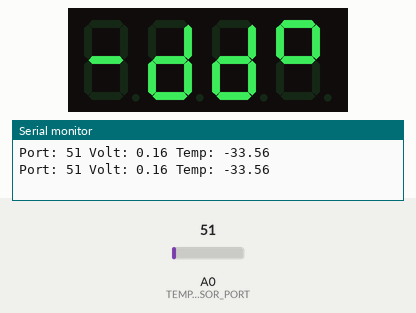
Recording of a sketch running on a simulated Arduino Uno, built with avr-gcc and run on an emulated ATmega328P. Parts: 4-digit seven-segment display, the last lines printed to the serial monitor. The test bench sets the inputs (shaded band); at power-on: A0 (TEMP_SENSOR_PORT) = 51.

Above: at 1.8 s.
1.9 s: A0 (TEMP_SENSOR_PORT) set to 61
At 3.2 s:
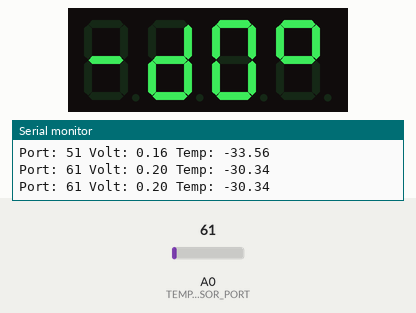
3.5 s: A0 (TEMP_SENSOR_PORT) set to 71
At 5.3 s:
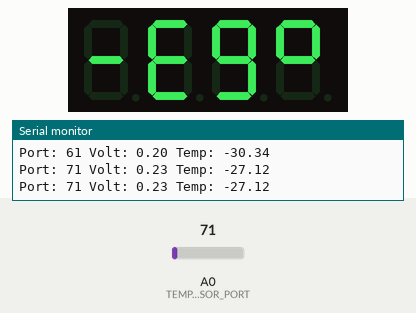
5.6 s: A0 (TEMP_SENSOR_PORT) set to 86
At 7.3 s:
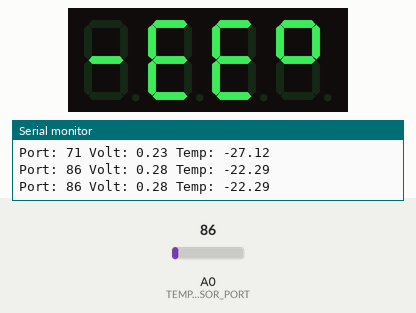
7.6 s: A0 (TEMP_SENSOR_PORT) set to 112
At 9.4 s:
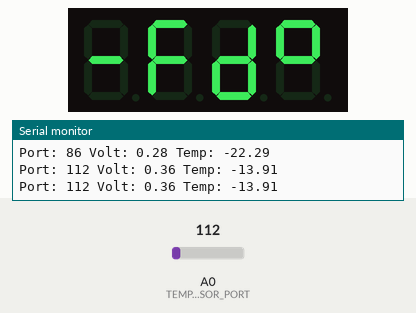
9.7 s: A0 (TEMP_SENSOR_PORT) set to 163
At 11.4 s:
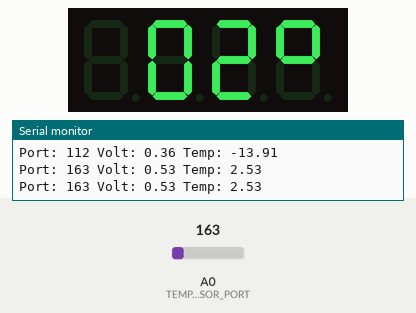
11.7 s: A0 (TEMP_SENSOR_PORT) set to 30
At 13.3 s:
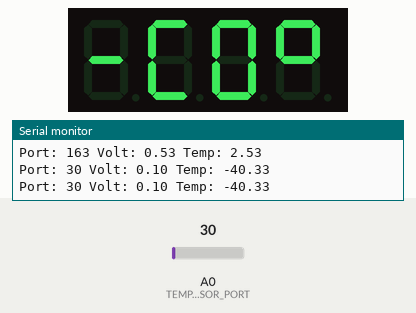
Timing chart, 0 to 14.7 s (numbered marks = the images above; inputs shaded):
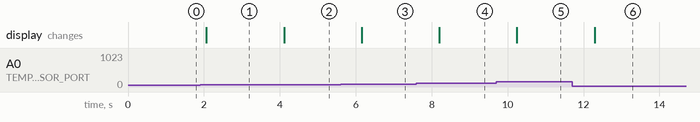

Measured:
- after the input at 1.9 s, the display: changes after 0.17 s (image 1)
- after the input at 3.5 s, the display: changes after 0.61 s (image 2)
- after the input at 5.6 s, the display: changes after 0.56 s (image 3)
- after the input at 7.6 s, the display: changes after 0.60 s (image 4)
- after the input at 9.7 s, the display: changes after 0.55 s (image 5)
- after the input at 11.7 s, the display: changes after 0.59 s (image 6)

The sketch:

sensor.ino
```cpp
#include <TM1637Display.h>

#define DISPLAY_DIO_PORT 9
#define DISPLAY_CLK_PORT 8
#define TEMP_SENSOR_PORT 0

#define AREF 3.3

#define DEGREES_SEGMENTS 0b01100011
#define MINUS_SEGMENTS 0b01000000

TM1637Display display(DISPLAY_CLK_PORT, DISPLAY_DIO_PORT);

float readTemp() {
  int portValue = analogRead(TEMP_SENSOR_PORT);
  Serial.print("Port: ");
  Serial.print(portValue);
  float voltage = (portValue * AREF) / 1024;
  Serial.print(" ");
  Serial.print("Volt: ");
  Serial.print(voltage);
  float temp = voltage * 100 - 50;
  Serial.print(" ");
  Serial.print("Temp: ");
  Serial.println(temp);
  return temp;
}

void showTemp(float temp) {
  uint8_t segments[] = { 0x00, 0x00, 0x00, 0x00 };
  if (temp < 0) {
    segments[0] = MINUS_SEGMENTS;
  }
  segments[1] = display.encodeDigit((int)temp / 10);
  segments[2] = display.encodeDigit((int)temp % 10);
  segments[3] = DEGREES_SEGMENTS;
  display.setSegments(segments);
}

void setup() {
  analogReference(EXTERNAL);
  Serial.begin(9600);
  display.setBrightness(7, true);
}

void loop() {
  float temp = readTemp();
  showTemp(temp);
  delay(1000);
}
```
